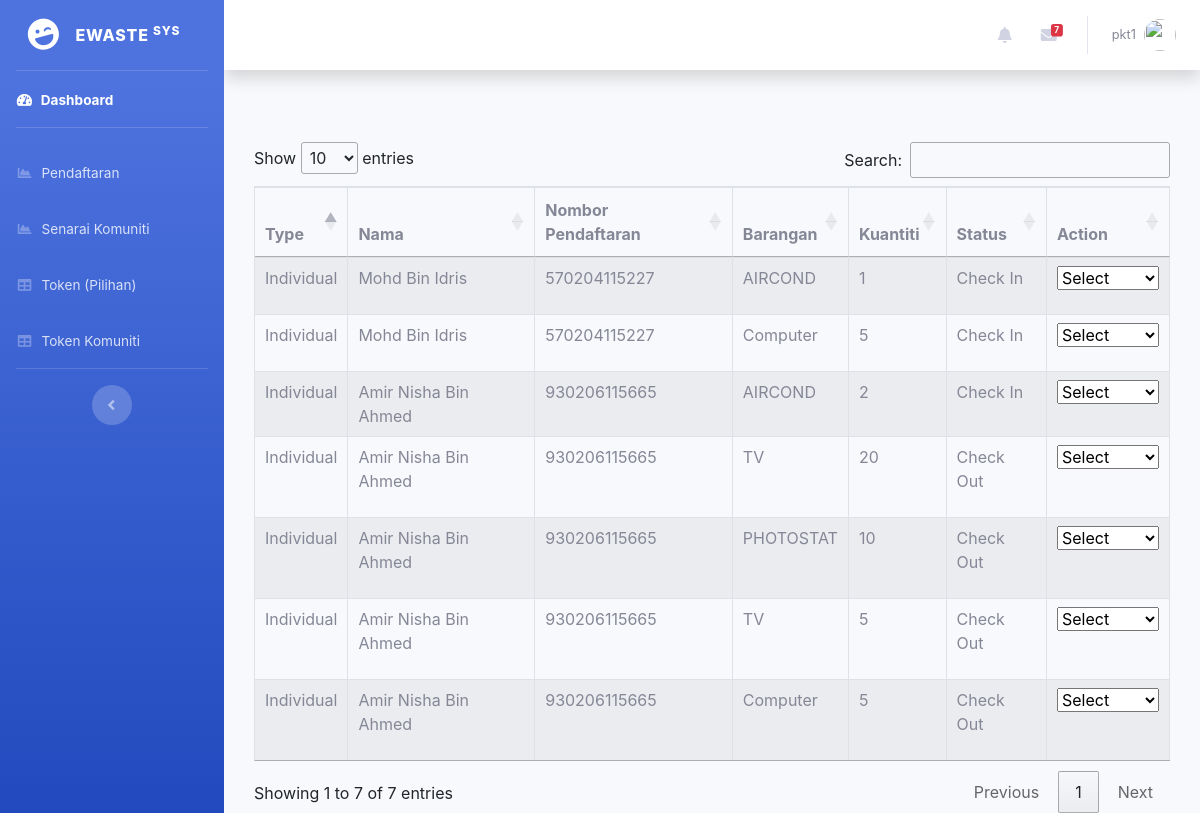
/collector/check-out-item.php (signed in), run on the app's committed database.
### tables this page shows
CREATE TABLE `collector` (
  `collectorid` int(100) NOT NULL,
  `nompendaftaran` int(100) NOT NULL,
  `namasyarikat` varchar(1000) NOT NULL,
  `username` varchar(100) NOT NULL,
  `password` varchar(1000) NOT NULL,
  `email` varchar(1000) NOT NULL,
  `nomtelefon` varchar(1000) NOT NULL,
  `status` int(10) NOT NULL
);

CREATE TABLE `item` (
  `item_id` int(10) NOT NULL,
  `id_cus` varchar(1000) NOT NULL,
  `item_name` varchar(1000) NOT NULL,
  `quan` int(10) NOT NULL,
  `point` varchar(1000) NOT NULL,
  `status` int(100) NOT NULL,
  `year` int(11) NOT NULL,
  `month` int(11) NOT NULL,
  `day` int(11) NOT NULL,
  `collector` varchar(100) NOT NULL
);

CREATE TABLE `costumer` (
  `costumer_id` int(10) NOT NULL,
  `costumer_type` varchar(50) NOT NULL,
  `costumer_name` varchar(1000) NOT NULL,
  `costumer_ic` varchar(50) NOT NULL,
  `costumer_contact` varchar(50) NOT NULL,
  `costumer_address` longtext NOT NULL,
  `costumer_daerah` text NOT NULL,
  `costumer_job` varchar(100) NOT NULL
);

### collector/check-out-item.php (the view, shortened to what this page needs)
<?php
	include("database/db_conection.php");
  $username = $_SESSION['username'];
  $sqlk = "SELECT * FROM collector WHERE username='$username' and status='1'";
  $hasil = mysqli_query($dbcon,$sqlk);
  $berjaya = mysqli_fetch_array($hasil);
include('includes/header.php');
include('includes/navbar.php');
  ?>
    <div id="content-wrapper" class="d-flex flex-column">
      <div id="content">
       <?PHP
include('includes/top-navbar.php');
  ?>
        <div class="container-fluid">
<html>
<head>
<link rel="stylesheet" type="text/css" media="screen"  href="https://cdn.datatables.net/1.10.19/css/jquery.dataTables.min.css">
<link rel="stylesheet" type="text/css" href="https://cdnjs.cloudflare.com/ajax/libs/twitter-bootstrap/4.1.3/css/bootstrap.css">
<link rel="stylesheet" type="text/css" href="https://cdn.datatables.net/1.10.19/css/dataTables.bootstrap4.min.css">
</head>
<body>
<?PHP
if(isset($_POST['search'])){
	$data=$_POST['data'];
	 $query = "SELECT  item_id as item_id, id_cus as idt, costumer_type as type, costumer_name as name, costumer_ic as ic, costumer_contact as tel, item_name as item, quan as quan, point as point  FROM item left join costumer on item.id_cus=costumer.costumer_ic where costumer.costumer_name like '%$data%' or costumer.costumer_ic like '%$data%' or costumer.costumer_contact like '%$data%'";
}
else
{
	 $query = "SELECT  item_id as item_id, id_cus as idt, costumer_type as type, costumer_name as name, costumer_ic as ic, costumer_contact as tel, item_name as item, quan as quan, point as point , status as status  FROM item left join costumer on item.id_cus=costumer.costumer_ic order by item_id DESC";
}
?>
<div class="container">
 <table id=example class="table table-striped table-bordered">
 <thead>
   <tr>
     <th>Type</th>
     <th>Nama</th>
     <th>Nombor Pendaftaran</th>
	 <th>Barangan</th>
	 <th>Kuantiti</th>
	  <th>Status</th>
	    <th>Action</th>
    </tr>
	 </thead>
	 <tbody>
<?PHP
$result = mysqli_query($dbcon, $query);
 while($row1 = mysqli_fetch_array($result)){
	 ?>
  <tr>
  <td><?PHP echo $row1["type"];?></td>
     <td><?PHP echo  $row1["name"];?></td>
     <td><?PHP echo $row1["ic"];?></td>
	 <td><?PHP echo $row1["item"];?></td>
	 <td><?PHP echo $row1["quan"];?></td>
	 <td><?PHP if($row1["status"]==1){
		 echo "<p>Check In</p>";
	 }
	 else {
		 echo "<p>Check Out</p>";
	 }
		 ?>
		 </td>
<td>
 <form method="POST"><select name="check" onchange="this.form.submit()">
	<option value="">Select</option>
	</select>
</form>
 </td>
   </tr>
  <?PHP
 }
?>
	 </tbody>
	 </div>
 </html>
 </body>

### collector/includes/top-navbar.php (shortened to what this page needs)
<nav class="navbar navbar-expand navbar-light bg-white topbar mb-4 static-top shadow">
        <ul class="navbar-nav ml-auto">
          <li class="nav-item dropdown no-arrow mx-1">
            <a class="nav-link dropdown-toggle" href="#" id="alertsDropdown" role="button" data-toggle="dropdown" aria-haspopup="true" aria-expanded="false">
              <i class="fas fa-bell fa-fw"></i>
            </a>
          </li>
          <li class="nav-item dropdown no-arrow mx-1">
            <a class="nav-link dropdown-toggle" href="#" id="messagesDropdown" role="button" data-toggle="dropdown" aria-haspopup="true" aria-expanded="false">
              <i class="fas fa-envelope fa-fw"></i>
              <span class="badge badge-danger badge-counter">7</span>
            </a>
          </li>
          <li class="nav-item dropdown no-arrow">
            <a class="nav-link dropdown-toggle" href="#" id="userDropdown" role="button" data-toggle="dropdown" aria-haspopup="true" aria-expanded="false">
              <span class="mr-2 d-none d-lg-inline text-gray-600 small"><?PHP echo $berjaya['username'];?></span>
              <img class="img-profile rounded-circle" src="https://source.unsplash.com/QAB-WJcbgJk/60x60">
            </a>
          </li>
        </ul>
      </nav>

### data on the page
collector: username "pkt1"
item: costumer.costumer_type "Individual", costumer.costumer_name "Mohd Bin Idris", costumer.costumer_ic "570204115227", item_name "AIRCOND", quan "1", status "Check In"
item: costumer.costumer_type "Individual", costumer.costumer_name "Mohd Bin Idris", costumer.costumer_ic "570204115227", item_name "Computer", quan "5", status "Check In"
item: costumer.costumer_type "Individual", costumer.costumer_name "Amir Nisha Bin Ahmed", costumer.costumer_ic "930206115665", item_name "AIRCOND", quan "2", status "Check In"
item: costumer.costumer_type "Individual", costumer.costumer_name "Amir Nisha Bin Ahmed", costumer.costumer_ic "930206115665", item_name "TV", quan "20", status "Check Out"
item: costumer.costumer_type "Individual", costumer.costumer_name "Amir Nisha Bin Ahmed", costumer.costumer_ic "930206115665", item_name "PHOTOSTAT", quan "10", status "Check Out"
item: costumer.costumer_type "Individual", costumer.costumer_name "Amir Nisha Bin Ahmed", costumer.costumer_ic "930206115665", item_name "TV", quan "5", status "Check Out"
item: costumer.costumer_type "Individual", costumer.costumer_name "Amir Nisha Bin Ahmed", costumer.costumer_ic "930206115665", item_name "Computer", quan "5", status "Check Out"
